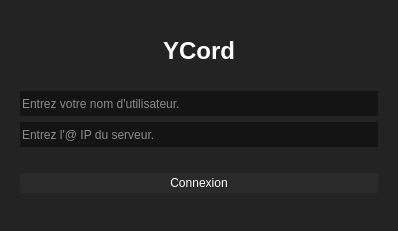
<?xml version="1.0" encoding="UTF-8"?>
<ui version="4.0">
 <class>login</class>
 <widget class="QWidget" name="login">
  <property name="geometry">
   <rect>
    <x>0</x>
    <y>0</y>
    <width>398</width>
    <height>231</height>
   </rect>
  </property>
  <property name="sizePolicy">
   <sizepolicy hsizetype="Preferred" vsizetype="Preferred">
    <horstretch>0</horstretch>
    <verstretch>0</verstretch>
   </sizepolicy>
  </property>
  <property name="windowTitle">
   <string>Form</string>
  </property>
  <property name="styleSheet">
   <string notr="true">QWidget#login{
	background: rgb(35, 35, 35);
}

QLabel#title{
	font-size : 24px;
	font-weight: bold;
}

QLabel{
	color: white;
}

QPushButton{
	border-radius: 2px;
	background: rgb(42, 42, 42);
	color: rgb(255, 255, 255);
}

QLineEdit{
	background: rgb(20, 20, 20);
	color: white;
	border: none;
}</string>
  </property>
  <layout class="QVBoxLayout" name="verticalLayout">
   <property name="spacing">
    <number>0</number>
   </property>
   <property name="sizeConstraint">
    <enum>QLayout::SizeConstraint::SetDefaultConstraint</enum>
   </property>
   <item>
    <widget class="QFrame" name="frame">
     <property name="sizePolicy">
      <sizepolicy hsizetype="Preferred" vsizetype="Fixed">
       <horstretch>0</horstretch>
       <verstretch>0</verstretch>
      </sizepolicy>
     </property>
     <property name="styleSheet">
      <string notr="true">QFrame{
	border: none;
}</string>
     </property>
     <property name="frameShape">
      <enum>QFrame::Shape::StyledPanel</enum>
     </property>
     <property name="frameShadow">
      <enum>QFrame::Shadow::Raised</enum>
     </property>
     <layout class="QVBoxLayout" name="verticalLayout_2">
      <item alignment="Qt::AlignmentFlag::AlignTop">
       <widget class="QLabel" name="title">
        <property name="text">
         <string>YCord</string>
        </property>
        <property name="scaledContents">
         <bool>false</bool>
        </property>
        <property name="alignment">
         <set>Qt::AlignmentFlag::AlignCenter</set>
        </property>
        <property name="wordWrap">
         <bool>false</bool>
        </property>
       </widget>
      </item>
      <item>
       <spacer name="verticalSpacer_2">
        <property name="orientation">
         <enum>Qt::Orientation::Vertical</enum>
        </property>
        <property name="sizeHint" stdset="0">
         <size>
          <width>20</width>
          <height>20</height>
         </size>
        </property>
       </spacer>
      </item>
      <item>
       <widget class="QLineEdit" name="name">
        <property name="minimumSize">
         <size>
          <width>0</width>
          <height>25</height>
         </size>
        </property>
        <property name="placeholderText">
         <string>Entrez votre nom d'utilisateur.</string>
        </property>
       </widget>
      </item>
      <item>
       <widget class="QLineEdit" name="ip">
        <property name="minimumSize">
         <size>
          <width>0</width>
          <height>25</height>
         </size>
        </property>
        <property name="placeholderText">
         <string>Entrez l'@ IP du serveur.</string>
        </property>
       </widget>
      </item>
      <item>
       <spacer name="verticalSpacer">
        <property name="orientation">
         <enum>Qt::Orientation::Vertical</enum>
        </property>
        <property name="sizeHint" stdset="0">
         <size>
          <width>20</width>
          <height>20</height>
         </size>
        </property>
       </spacer>
      </item>
      <item>
       <widget class="QPushButton" name="pushButton">
        <property name="minimumSize">
         <size>
          <width>0</width>
          <height>20</height>
         </size>
        </property>
        <property name="text">
         <string>Connexion</string>
        </property>
       </widget>
      </item>
     </layout>
    </widget>
   </item>
  </layout>
 </widget>
 <resources/>
 <connections/>
</ui>
